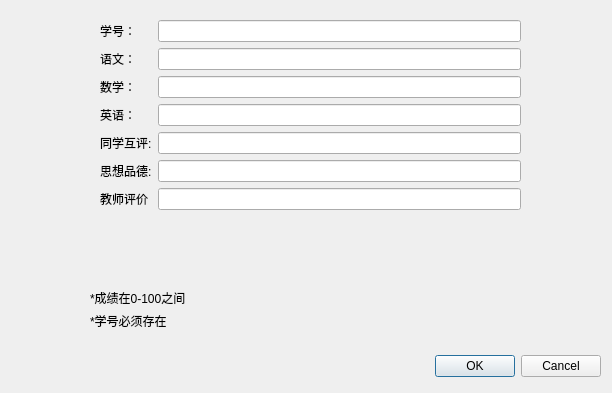
<?xml version="1.0" encoding="UTF-8"?>
<ui version="4.0">
 <class>edit_score</class>
 <widget class="QDialog" name="edit_score">
  <property name="geometry">
   <rect>
    <x>0</x>
    <y>0</y>
    <width>612</width>
    <height>393</height>
   </rect>
  </property>
  <property name="windowTitle">
   <string>编辑成绩</string>
  </property>
  <widget class="QDialogButtonBox" name="buttonBox">
   <property name="geometry">
    <rect>
     <x>370</x>
     <y>350</y>
     <width>231</width>
     <height>32</height>
    </rect>
   </property>
   <property name="minimumSize">
    <size>
     <width>231</width>
     <height>32</height>
    </size>
   </property>
   <property name="maximumSize">
    <size>
     <width>231</width>
     <height>32</height>
    </size>
   </property>
   <property name="orientation">
    <enum>Qt::Horizontal</enum>
   </property>
   <property name="standardButtons">
    <set>QDialogButtonBox::Cancel|QDialogButtonBox::Ok</set>
   </property>
  </widget>
  <widget class="QWidget" name="formLayoutWidget">
   <property name="geometry">
    <rect>
     <x>100</x>
     <y>20</y>
     <width>421</width>
     <height>231</height>
    </rect>
   </property>
   <layout class="QFormLayout" name="formLayout">
    <item row="0" column="0">
     <widget class="QLabel" name="label">
      <property name="text">
       <string>学号：</string>
      </property>
     </widget>
    </item>
    <item row="1" column="0">
     <widget class="QLabel" name="label_2">
      <property name="text">
       <string>语文：</string>
      </property>
     </widget>
    </item>
    <item row="2" column="0">
     <widget class="QLabel" name="label_3">
      <property name="text">
       <string>数学：</string>
      </property>
     </widget>
    </item>
    <item row="3" column="0">
     <widget class="QLabel" name="label_4">
      <property name="text">
       <string>英语：</string>
      </property>
     </widget>
    </item>
    <item row="4" column="0">
     <widget class="QLabel" name="label_5">
      <property name="text">
       <string>同学互评:</string>
      </property>
     </widget>
    </item>
    <item row="5" column="0">
     <widget class="QLabel" name="label_6">
      <property name="text">
       <string>思想品德:</string>
      </property>
     </widget>
    </item>
    <item row="6" column="0">
     <widget class="QLabel" name="label_7">
      <property name="text">
       <string>教师评价</string>
      </property>
     </widget>
    </item>
    <item row="0" column="1">
     <widget class="QLineEdit" name="id_edit"/>
    </item>
    <item row="1" column="1">
     <widget class="QLineEdit" name="chinese_edit"/>
    </item>
    <item row="2" column="1">
     <widget class="QLineEdit" name="math_edit"/>
    </item>
    <item row="3" column="1">
     <widget class="QLineEdit" name="english_edit"/>
    </item>
    <item row="4" column="1">
     <widget class="QLineEdit" name="mutual_edit"/>
    </item>
    <item row="5" column="1">
     <widget class="QLineEdit" name="quality_edit"/>
    </item>
    <item row="6" column="1">
     <widget class="QLineEdit" name="teacher_edit"/>
    </item>
   </layout>
  </widget>
  <widget class="QLabel" name="label_8">
   <property name="geometry">
    <rect>
     <x>90</x>
     <y>310</y>
     <width>151</width>
     <height>21</height>
    </rect>
   </property>
   <property name="text">
    <string>*学号必须存在</string>
   </property>
  </widget>
  <widget class="QLabel" name="label_9">
   <property name="geometry">
    <rect>
     <x>90</x>
     <y>290</y>
     <width>151</width>
     <height>16</height>
    </rect>
   </property>
   <property name="text">
    <string>*成绩在0-100之间</string>
   </property>
  </widget>
 </widget>
 <resources/>
 <connections/>
</ui>
